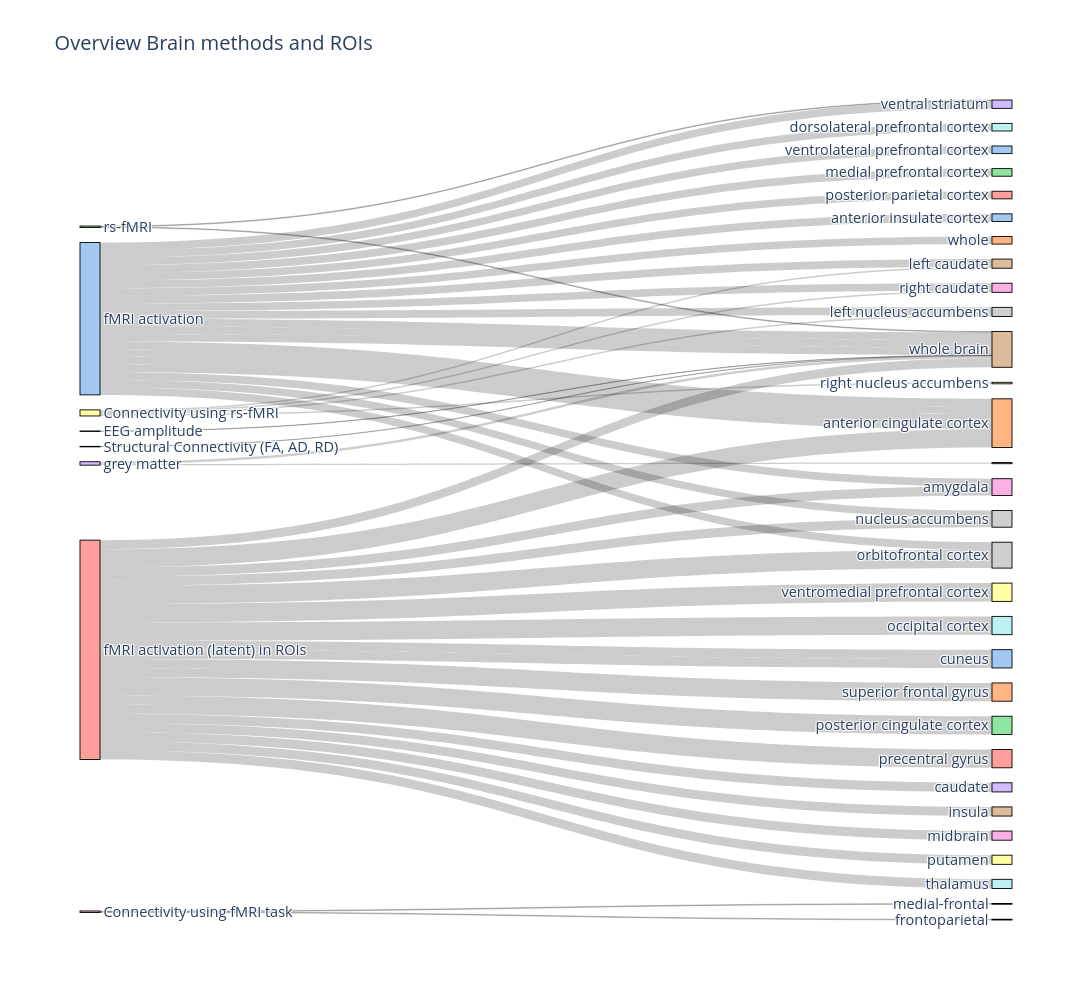

Here is the notebook cell this chart was saved with:
### Code cell
# Create the unique labels for the nodes
labels = list(pd.concat([dfsankey_brain['brain variable'], dfsankey_brain['brain areas of interest']]).unique())

# Map labels to indices
label_map = {label: idx for idx, label in enumerate(labels)}

# Define the sources, targets, and values based on the new DataFrame
sources = (
    dfsankey_brain['brain variable'].map(label_map).tolist() 
    )
targets = (
    dfsankey_brain['brain areas of interest'].map(label_map).tolist()
)
values = (
    dfsankey_brain['brain_variable_count'].tolist() +
    dfsankey_brain['brain_areas_of_interest_count'].tolist()
)


import seaborn as sns
node_colors = sns.color_palette("pastel", len(labels)).as_hex()
# Create the Sankey plot using Plotly
fig = go.Figure(data=[go.Sankey(
    node=dict(
        pad=15,
        thickness=20,
        line=dict(color="black", width=0.9),
        label=labels,
        color=node_colors,
        align="left"
    ),
    link=dict(
        source=sources,
        target=targets,
        value=values,
        customdata=dfsankey_brain['nameyear'].tolist() + dfsankey_brain['nameyear'].tolist(),
        hovertemplate='%{customdata}<extra></extra>',
        hovercolor='rgba(0, 0, 0, 0.5)'
    ))])

fig.update_layout(title_text="Overview Brain methods and ROIs", font_size=14.5, width=1200, height=1000, hovermode='x')
fig.show()
save_path = r"C:\Users\U727148\Desktop\DATA\REVIEW\sankey_plots_LV_review\sankey_diagram_brain.html"
fig.write_html(save_path)

### Figure 1 — Plotly figure (JSON) as saved in the notebook; plotly's stock layout.template omitted (floating-point values rounded to 4 significant figures; data arrays with more than 128 entries replaced by an {"elided": "..."} marker saying what was removed)
{"data": [{"link": {"customdata": {"elided": "444 str values"}, "hovercolor": "rgba(0, 0, 0, 0.5)", "hovertemplate": "%{customdata}<extra></extra>", "source": {"elided": "222 int values"}, "target": {"elided": "222 int values"}, "value": {"elided": "444 int values"}}, "node": {"align": "left", "color": ["#a1c9f4", "#ffb482", "#8de5a1", "#ff9f9b", "#d0bbff", "#debb9b", "#fab0e4", "#cfcfcf", "#fffea3", "#b9f2f0", "#a1c9f4", "#ffb482", "#8de5a1", "#ff9f9b", "#d0bbff", "#debb9b", "#fab0e4", "#cfcfcf", "#fffea3", "#b9f2f0", "#a1c9f4", "#ffb482", "#8de5a1", "#ff9f9b", "#d0bbff", "#debb9b", "#fab0e4", "#cfcfcf", "#fffea3", "#b9f2f0", "#a1c9f4", "#ffb482", "#8de5a1", "#ff9f9b", "#d0bbff", "#debb9b", "#fab0e4", "#cfcfcf", "#fffea3"], "label": ["fMRI activation", null, "rs-fMRI", "fMRI activation (latent) in ROIs", "grey matter", "EEG amplitude", "Connectivity using fMRI task", "Structural Connectivity (FA, AD, RD)", "Connectivity using rs-fMRI", "dorsolateral prefrontal cortex", "ventrolateral prefrontal cortex", "anterior cingulate cortex", "medial prefrontal cortex", "posterior parietal cortex", "ventral striatum", "whole brain", "amygdala", "orbitofrontal cortex", "ventromedial prefrontal cortex", "occipital cortex", "cuneus", "superior frontal gyrus", "posterior cingulate cortex", "precentral gyrus", "caudate", "insula", "midbrain", "nucleus accumbens", "putamen", "thalamus", "anterior insulate cortex", "whole", "limbic system", "medial-frontal", "frontoparietal", "left caudate", "right caudate", "left nucleus accumbens", "right nucleus accumbens"], "line": {"color": "black", "width": 0.9}, "pad": 15, "thickness": 20}, "type": "sankey"}], "layout": {"font": {"size": 14.5}, "height": 1000, "hovermode": "x", "title": {"text": "Overview Brain methods and ROIs"}, "width": 1200}}
